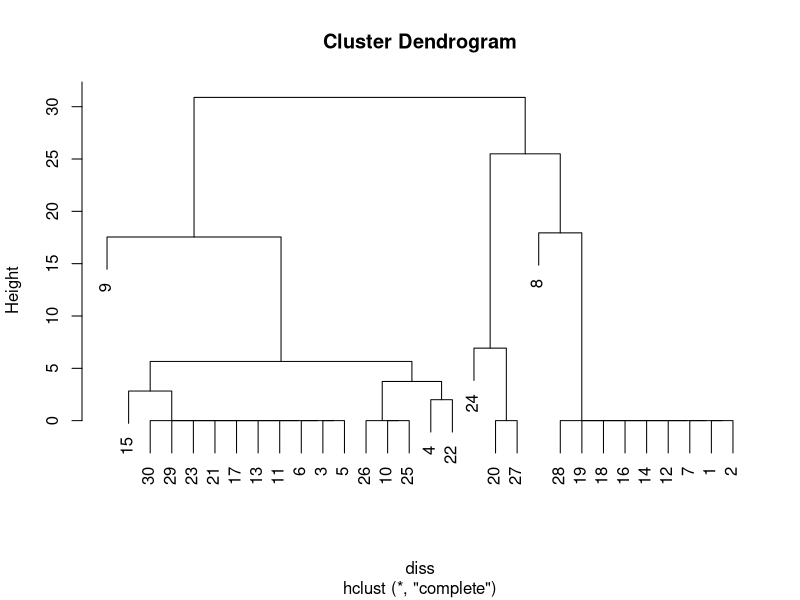

Write R code to recreate this figure.
library(clue)


### Name: cl_dissimilarity
### Title: Dissimilarity Between Partitions or Hierarchies
### Aliases: cl_dissimilarity
### Keywords: cluster

### ** Examples

## An ensemble of partitions.
data("CKME")
pens <- CKME[1 : 30]
diss <- cl_dissimilarity(pens)
summary(c(diss))
cl_dissimilarity(pens[1:5], pens[6:7])
## Equivalently, using subscripting.
diss[1:5, 6:7]
## Can use the dissimilarities for "secondary" clustering
## (e.g. obtaining hierarchies of partitions):
hc <- hclust(diss)
plot(hc)

## Example from Boorman and Arabie (1972).
P1 <- as.cl_partition(c(1, 2, 2, 2, 3, 3, 2, 2))
P2 <- as.cl_partition(c(1, 1, 2, 2, 3, 3, 4, 4))
cl_dissimilarity(P1, P2, "BA/A")
cl_dissimilarity(P1, P2, "BA/C")

## Hierarchical clustering.
d <- dist(USArrests)
x <- hclust(d)
cl_dissimilarity(x, d, "cophenetic")
cl_dissimilarity(x, d, "gamma")
